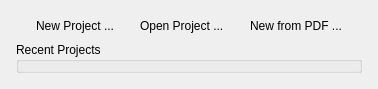
<ui version="4.0" >
 <class>NewOpenProjectPanel</class>
 <widget class="QWidget" name="NewOpenProjectPanel" >
  <property name="geometry" >
   <rect>
    <x>0</x>
    <y>0</y>
    <width>302</width>
    <height>81</height>
   </rect>
  </property>
  <property name="sizePolicy" >
   <sizepolicy vsizetype="Preferred" hsizetype="Preferred" >
    <horstretch>0</horstretch>
    <verstretch>0</verstretch>
   </sizepolicy>
  </property>
  <property name="windowTitle" >
   <string>Form</string>
  </property>
  <property name="autoFillBackground" >
   <bool>false</bool>
  </property>
  <layout class="QVBoxLayout" name="verticalLayout_2" >
   <property name="margin" >
    <number>7</number>
   </property>
   <item>
    <widget class="QWidget" native="1" name="widget" >
     <layout class="QVBoxLayout" name="verticalLayout" >
      <item>
       <layout class="QHBoxLayout" name="horizontalLayout" >
        <item>
         <spacer name="horizontalSpacer_2" >
          <property name="orientation" >
           <enum>Qt::Horizontal</enum>
          </property>
          <property name="sizeType" >
           <enum>QSizePolicy::Minimum</enum>
          </property>
          <property name="sizeHint" stdset="0" >
           <size>
            <width>20</width>
            <height>20</height>
           </size>
          </property>
         </spacer>
        </item>
        <item>
         <widget class="QLabel" name="newProjectLabel" >
          <property name="text" >
           <string>New Project ...</string>
          </property>
          <property name="alignment" >
           <set>Qt::AlignRight|Qt::AlignTrailing|Qt::AlignVCenter</set>
          </property>
         </widget>
        </item>
        <item>
         <spacer name="horizontalSpacer" >
          <property name="orientation" >
           <enum>Qt::Horizontal</enum>
          </property>
          <property name="sizeType" >
           <enum>QSizePolicy::Minimum</enum>
          </property>
          <property name="sizeHint" stdset="0" >
           <size>
            <width>20</width>
            <height>20</height>
           </size>
          </property>
         </spacer>
        </item>
        <item>
         <widget class="QLabel" name="openProjectLabel" >
          <property name="text" >
           <string>Open Project ...</string>
          </property>
         </widget>
        </item>
        <item>
         <spacer name="horizontalSpacer_open" >
          <property name="orientation" >
           <enum>Qt::Horizontal</enum>
          </property>
          <property name="sizeType" >
           <enum>QSizePolicy::Minimum</enum>
          </property>
          <property name="sizeHint" stdset="0" >
           <size>
            <width>20</width>
            <height>20</height>
           </size>
          </property>
         </spacer>
        </item>
        <item>
         <widget class="QLabel" name="newProjectFromPdfLabel" >
          <property name="text" >
           <string>New from PDF ...</string>
          </property>
         </widget>
        </item>
        <item>
         <spacer name="horizontalSpacer_3" >
          <property name="orientation" >
           <enum>Qt::Horizontal</enum>
          </property>
          <property name="sizeType" >
           <enum>QSizePolicy::Minimum</enum>
          </property>
          <property name="sizeHint" stdset="0" >
           <size>
            <width>20</width>
            <height>20</height>
           </size>
          </property>
         </spacer>
        </item>
       </layout>
      </item>
      <item>
       <widget class="QGroupBox" name="recentProjectsGroup" >
        <property name="title" >
         <string>Recent Projects</string>
        </property>
       </widget>
      </item>
     </layout>
    </widget>
   </item>
  </layout>
 </widget>
 <resources/>
 <connections/>
</ui>
